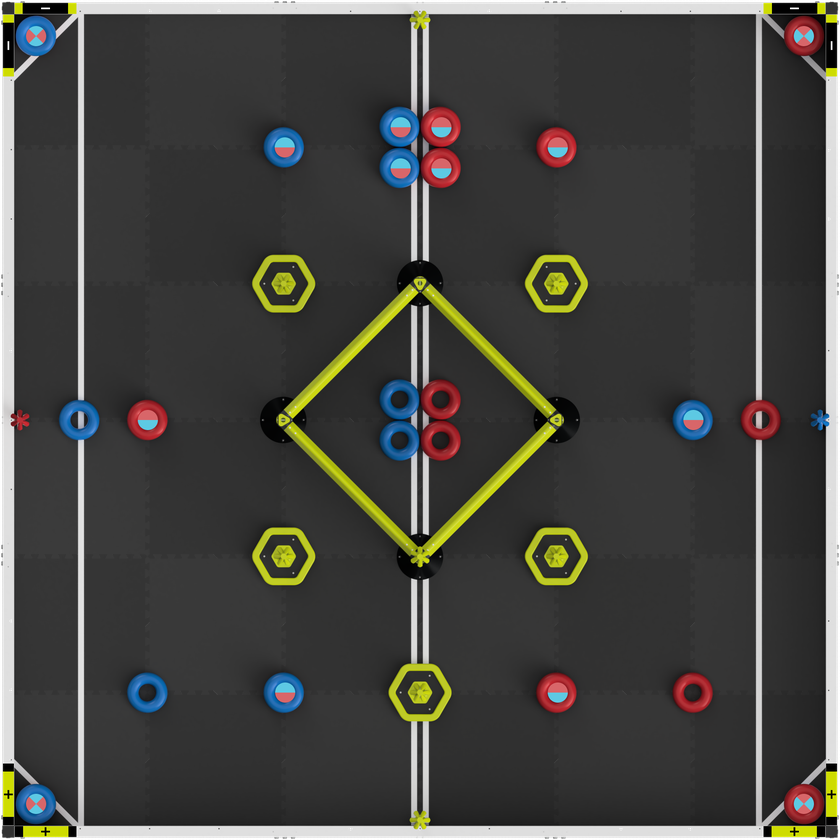
#> input picture bobby/bobby/src/visualization/TopView.png, 840 x 840 px, shrunk from 2000 x 2000 before the run
$ python auton_visualizer.py
#> lines starting #> are read from the running program, lines starting #| are printed output that depends on the picture
import matplotlib.pyplot as plt
import numpy as np
import math
from matplotlib.animation import FuncAnimation
from matplotlib.patches import Rectangle, Circle
import matplotlib.image as mpimg
import os
from matplotlib.widgets import Button, TextBox

class AutonVisualizer:
    def __init__(self, field_size=(144, 144)):  # Field size in inches
#> called with field_size = (144, 144)
        self.field_size = field_size
        self.robot_width = 14  # inches
        self.robot_length = 18  # inches

        # Setup plot with smaller size
        self.fig, self.ax = plt.subplots(figsize=(8, 6))  # Smaller figure size
        self.ax.set_xlim(0, field_size[0])
        self.ax.set_ylim(0, field_size[1])

        # Load and display field image
        script_dir = os.path.dirname(__file__)
        image_path = os.path.join(script_dir, 'TopView.png')
        try:
            self.field_img = mpimg.imread(image_path)
#> self.field_img is the input picture: shape (840, 840, 4) float32; mean R, G, B, A 0.264, 0.262, 0.248, 0.988
            self.ax.imshow(self.field_img, extent=[0, field_size[0], 0, field_size[1]], origin='lower')
        except FileNotFoundError:
            print(f"Warning: {image_path} not found. Using grid background.")
            self.ax.grid(True)

        # Initialize robot state and path tracking
        self.robot_x = field_size[0]/2
        self.robot_y = 20
        self.robot_angle = 0
        self.path_x = [self.robot_x]
        self.path_y = [self.robot_y]
        self.events = []

        # Initialize system states
        self.piston_state = "closed"
        self.conveyor_running = False

        # Create robot and direction indicator
        self.robot_patch = Rectangle((self.robot_x - self.robot_width/2, self.robot_y - self.robot_length/2),
                                     self.robot_width, self.robot_length, angle=self.robot_angle, facecolor='red', alpha=0.7)
        self.ax.add_patch(self.robot_patch)
        self.direction_indicator = Circle((self.robot_x, self.robot_y), radius=1, color='green')  # Keep inside robot
        self.ax.add_patch(self.direction_indicator)

        # Path line and status text
        self.path_line, = self.ax.plot([], [], 'b-', linewidth=2, alpha=0.5)
        self.status_text = self.ax.text(5, field_size[1]-10, '', fontsize=10, color='white', bbox=dict(facecolor='black', alpha=0.7))

        # Setup buttons and textboxes
        self.setup_buttons()
        self.setup_textboxes()

    def setup_buttons(self):
        # Button positions and functionality
        self.reset_ax = plt.axes([0.75, 0.9, 0.1, 0.05])  # Moved up and to the right
        self.reset_button = Button(self.reset_ax, 'Reset')
        self.reset_button.on_clicked(self.reset_visualization)

        self.start_ax = plt.axes([0.64, 0.9, 0.1, 0.05])  # Moved up and to the right
        self.start_button = Button(self.start_ax, 'Start')
        self.start_button.on_clicked(self.start_animation)

        self.stop_ax = plt.axes([0.53, 0.9, 0.1, 0.05])  # Moved up and to the right
        self.stop_button = Button(self.stop_ax, 'Stop')
        self.stop_button.on_clicked(self.stop_animation)

    def setup_textboxes(self):
        # Textboxes for inputting starting position and angle
        self.x_textbox_ax = plt.axes([0.1, 0.9, 0.1, 0.05])  # Moved up
        self.x_textbox = TextBox(self.x_textbox_ax, '', initial=str(self.robot_x))
        self.x_textbox.label.set_text('X')
        self.x_textbox.label.set_position((0.5, 1.2))  # Position label above
        self.x_textbox.label.set_fontsize(10)
        self.x_textbox.label.set_color('black')
        self.x_textbox.on_submit(self.update_start_x)

        self.y_textbox_ax = plt.axes([0.21, 0.9, 0.1, 0.05])  # Moved up
        self.y_textbox = TextBox(self.y_textbox_ax, '', initial=str(self.robot_y))
        self.y_textbox.label.set_text('Y')
        self.y_textbox.label.set_position((0.5, 1.2))  # Position label above
        self.y_textbox.label.set_fontsize(10)
        self.y_textbox.label.set_color('black')
        self.y_textbox.on_submit(self.update_start_y)

        self.angle_textbox_ax = plt.axes([0.32, 0.9, 0.1, 0.05])  # Moved up
        self.angle_textbox = TextBox(self.angle_textbox_ax, '', initial=str(self.robot_angle))
        self.angle_textbox.label.set_text('θ')
        self.angle_textbox.label.set_position((0.5, 1.2))  # Position label above
        self.angle_textbox.label.set_fontsize(10)
        self.angle_textbox.label.set_color('black')
        self.angle_textbox.on_submit(self.update_start_angle)

    def update_start_x(self, text):
        try:
            self.robot_x = float(text)
        except ValueError:
            print("Invalid input for X position.")

    def update_start_y(self, text):
        try:
            self.robot_y = float(text)
        except ValueError:
            print("Invalid input for Y position.")

    def update_start_angle(self, text):
        try:
            self.robot_angle = float(text)
        except ValueError:
            print("Invalid input for angle.")

    def start_animation(self, event):
        self.reset_visualization(None)  # Reset visualization with new start position
        self.run_auton(match_auton)

    def stop_animation(self, event):
        if hasattr(self, 'anim'):
            self.anim.event_source.stop()

    def reset_visualization(self, event):
        self.set_start_position(self.robot_x, self.robot_y, self.robot_angle)
        self.path_x = [self.robot_x]
        self.path_y = [self.robot_y]
        self.events = []
        self.path_line.set_data([], [])
        plt.draw()

    def set_start_position(self, x, y, angle=0):
        """Set the starting position and angle of the robot"""
        self.robot_x = x
        self.robot_y = y
        self.robot_angle = angle
        self.path_x = [x]
        self.path_y = [y]
        self.events = []

    def move_robot(self, distance):
        """Move robot forward/backward by distance (inches)"""
        angle_rad = math.radians(self.robot_angle)
        steps = np.linspace(0, distance, 100)  # Increased steps for smoother animation

        start_x = self.robot_x
        start_y = self.robot_y

        for step in steps:
            dx = step * math.sin(angle_rad)
            dy = step * math.cos(angle_rad)

            self.robot_x = start_x + dx
            self.robot_y = start_y + dy
            self.path_x.append(self.robot_x)
            self.path_y.append(self.robot_y)
            self.events.append({
                'piston': self.piston_state,
                'conveyor': self.conveyor_running
            })

    def rotate_robot(self, angle_degrees):
        """Rotate robot by angle_degrees"""
        steps = np.linspace(0, angle_degrees, 50)  # Increased steps for smoother rotation
        start_angle = self.robot_angle

        for step in steps:
            self.robot_angle = (start_angle + step) % 360
            self.path_x.append(self.robot_x)
            self.path_y.append(self.robot_y)
            self.events.append({
                'piston': self.piston_state,
                'conveyor': self.conveyor_running
            })

    def piston_open(self):
        """Simulate opening the piston."""
        self.piston_state = "open"
        print("Piston opened.")

    def piston_close(self):
        """Simulate closing the piston."""
        self.piston_state = "closed"
        print("Piston closed.")

    def conveyor_start(self):
        """Simulate starting the conveyor."""
        self.conveyor_running = True
        print("Conveyor started.")

    def conveyor_stop(self):
        """Simulate stopping the conveyor."""
        self.conveyor_running = False
        print("Conveyor stopped.")

    def update_animation(self, frame):
        """Update function for animation"""
        if frame < len(self.path_x):
            # Update robot position
            x = self.path_x[frame]
            y = self.path_y[frame]

            # Update robot patch
            self.robot_patch.set_xy((x - self.robot_width/2, y - self.robot_length/2))
            self.robot_patch.angle = -self.robot_angle

            # Update direction indicator
            self.direction_indicator.center = (x, y)  # Keep inside robot

            # Update path
            self.path_line.set_data(self.path_x[:frame+1], self.path_y[:frame+1])

            # Update status text
            event = self.events[frame]
            status = f"Piston: {event['piston']}\nConveyor: {'ON' if event['conveyor'] else 'OFF'}"
            self.status_text.set_text(status)

        return self.robot_patch, self.direction_indicator, self.path_line, self.status_text

    def run_auton(self, routine_func):
        """Run an autonomous routine and animate it"""
        # Reset paths
        self.path_x = [self.robot_x]
        self.path_y = [self.robot_y]
        self.events = []

        # Run the autonomous routine
        routine_func(self)

        # Create animation
        self.anim = FuncAnimation(
            self.fig, self.update_animation,
            frames=len(self.path_x),
            interval=5,  # Reduced interval for smoother animation
            blit=True
        )

        plt.show()
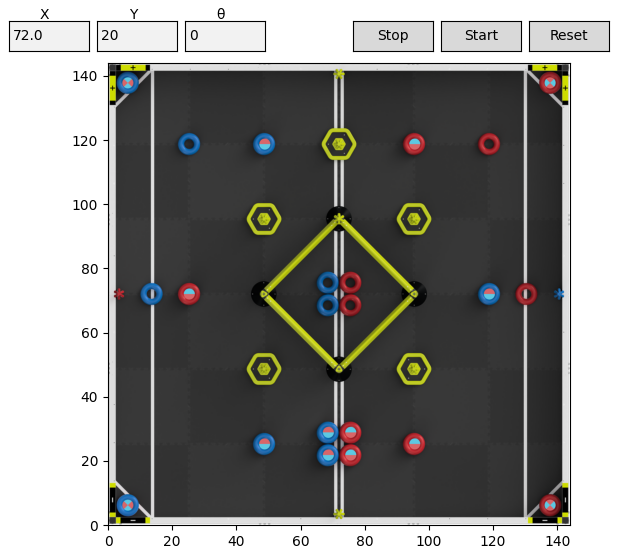
#> figure drawn by matplotlib, 4 panels

def match_auton(robot):
    """Recreation of your autonomous routine"""
    robot.piston_open()
    robot.move_robot(32)
    robot.piston_close()
    robot.move_robot(-6)
    robot.conveyor_start()
    robot.move_robot(-5)
    robot.rotate_robot(90)
    robot.conveyor_stop()

if __name__ == "__main__":
    # Create visualizer
    viz = AutonVisualizer()
    viz.run_auton(match_auton)
